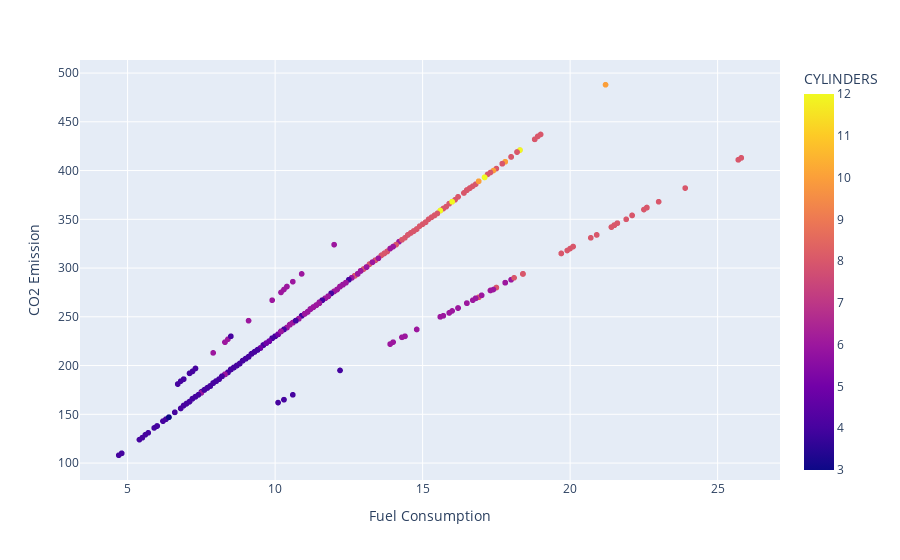

The code cell stored with this chart in its notebook:
### Markdown cell above
Now, let's plot each of these features against the Emission, to see how linear their relationship is:

### Code cell
fig = px.scatter(cdf, x="FUELCONSUMPTION_COMB", y="CO2EMISSIONS", color="CYLINDERS")
fig.update_xaxes(title_text="Fuel Consumption")
fig.update_yaxes(title_text="CO2 Emission")
fig.show()

### Figure 1 — Plotly figure (JSON) as saved in the notebook; plotly's stock layout.template omitted (floating-point values rounded to 4 significant figures; data arrays with more than 128 entries replaced by an {"elided": "..."} marker saying what was removed)
{"data": [{"hovertemplate": "FUELCONSUMPTION_COMB=%{x}<br>CO2EMISSIONS=%{y}<br>CYLINDERS=%{marker.color}<extra></extra>", "legendgroup": "", "marker": {"color": {"elided": "1067 int values"}, "coloraxis": "coloraxis", "symbol": "circle"}, "mode": "markers", "name": "", "showlegend": false, "type": "scattergl", "x": {"elided": "1067 float values"}, "xaxis": "x", "y": {"elided": "1067 int values"}, "yaxis": "y"}], "layout": {"coloraxis": {"colorbar": {"title": {"text": "CYLINDERS"}}, "colorscale": [[0, "#0d0887"], [0.1111, "#46039f"], [0.2222, "#7201a8"], [0.3333, "#9c179e"], [0.4444, "#bd3786"], [0.5556, "#d8576b"], [0.6667, "#ed7953"], [0.7778, "#fb9f3a"], [0.8889, "#fdca26"], [1, "#f0f921"]]}, "legend": {"tracegroupgap": 0}, "margin": {"t": 60}, "xaxis": {"anchor": "y", "domain": [0, 1], "title": {"text": "Fuel Consumption"}}, "yaxis": {"anchor": "x", "domain": [0, 1], "title": {"text": "CO2 Emission"}}}}
